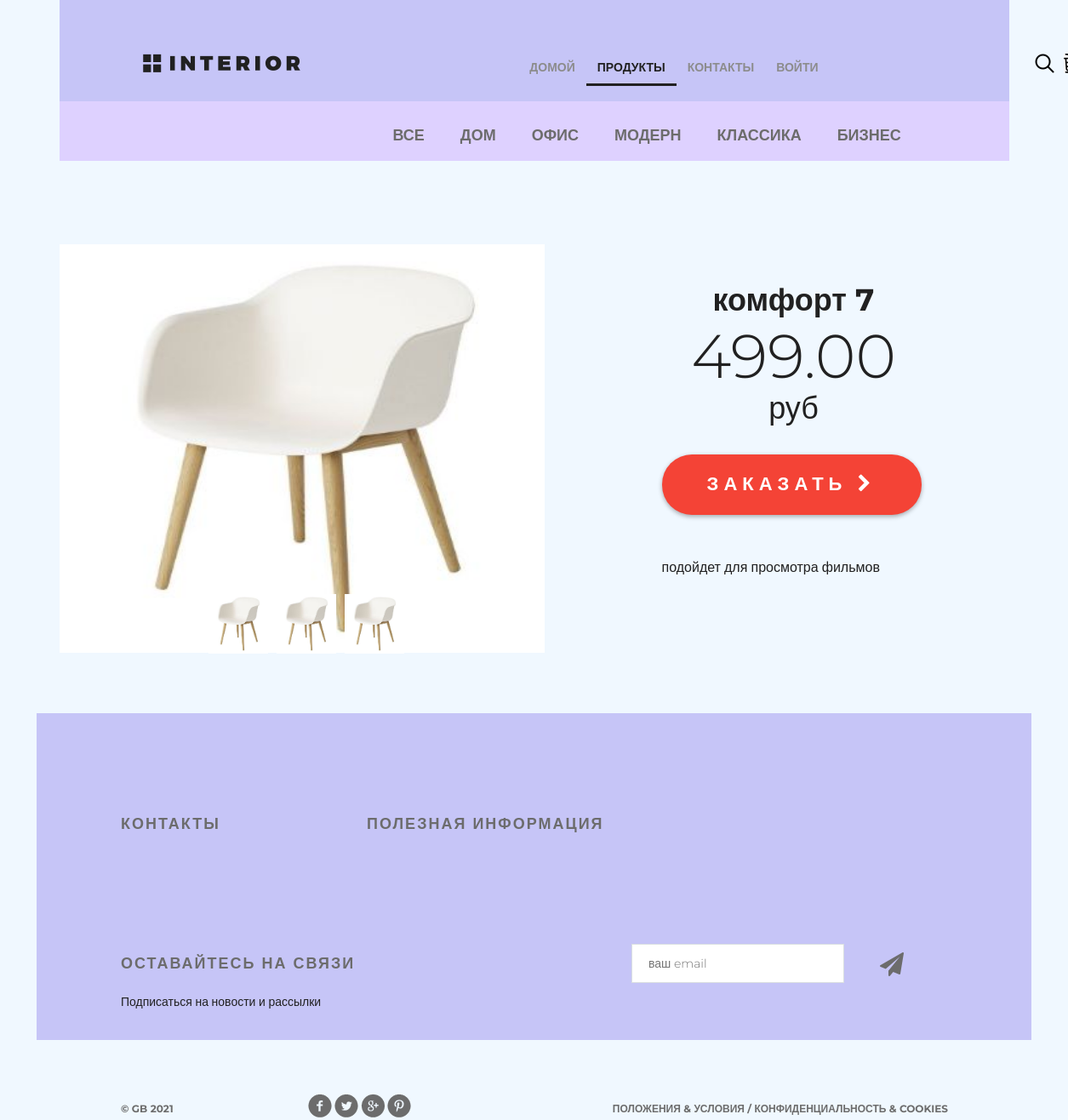
The app's page /products/product/7/ with its own data.
### pagesapp/models.py (models this page shows, shortened)
class ProductCategory(models.Model):
    name = models.CharField(verbose_name="имя", max_length=64, unique=True)
    description = models.TextField(verbose_name="описание", blank=True)
    is_active = models.BooleanField(verbose_name="категория активна", default=True)

class Product(models.Model):
    category = models.ForeignKey(ProductCategory, on_delete=models.CASCADE)
    name = models.CharField(verbose_name="имя продукта", max_length=128)
    image = models.ImageField(upload_to="products_images", blank=True)
    short_desc = models.CharField(verbose_name="краткое описание продукта", max_length=60, blank=True)
    description = models.TextField(verbose_name="описание продукта", blank=True)
    price = models.DecimalField(verbose_name="цена продукта", max_digits=8, decimal_places=2, default=0)
    quantity = models.PositiveIntegerField(verbose_name="количество на складе", default=0)
    is_active = models.BooleanField(verbose_name="продукт активен", default=True)

### pagesapp/views.py (the view)
# urls.py: path("product/<int:pk>/", pagesapp.product, name="product"),
def product(request, pk):
    title = "продукты"
    content = {
        "title": title,
        "links_menu": ProductCategory.objects.filter(is_active=True),
        "product": get_object_or_404(Product, pk=pk),
        "media_url": settings.MEDIA_URL,
    }
    return render(request, "pagesapp/product.html", content)

### pagesapp/context_processors.py (called while the page is built)
def basket(request):
    print(f"context processor basket works")
    basket = []
    if request.user.is_authenticated:
        basket = Basket.objects.filter(user=request.user)
    return {"basket": basket}

### pagesapp/templates/pagesapp/product.html (shortened to what this page needs)
{% extends 'pagesapp/base.html' %}
{% load static %}
{% block menu %}
<div class="hero-white">
    <div class="header clearfix">
        {% include 'pagesapp/includes/menu.html' %}
    </div>
</div>
{% endblock %}
{% block content %}
<div class="details">
    <div class="links clearfix">
        {% include 'pagesapp/includes/categories_menu.html' %}
    </div>
    <div class="details-products">
        <div class="details-slider">
            <div class="slider-product">
                <img src="{{ media_url }}{{ product.image }}" alt="{{ product.short_desc }}">
            </div>
            <div class="slider-control">
                <div class="block">
                    <a href="#"><img src="{{ media_url }}{{ product.image }}" alt="вариант 1">
                    </a>
                </div>
                <div class="block">
                    <a href="#"><img src="{{ media_url }}{{ product.image }}" alt="вариант 2">
                    </a>
                </div>
                <div class="block">
                    <a href="#"><img src="{{ media_url }}{{ product.image }}" alt="вариант 3">
                    </a>
                </div>
            </div>
        </div>
        <div class="description">
            <h3 class="big-bold">{{ product.name }}</h3>
            <br>
            <p class="price"> {{ product.price }} <span>руб</span></p>
            <a href="{% url 'basket:add' product.pk %}" class="red-button">
                заказать
                <i class="fa fa-chevron-right" aria-hidden="true"></i>
            </a>
            <div class="description-text">
                {{ product.description }}
            </div>
        </div>
    </div>
</div>
<div class="clr"></div>
{% endblock content %}

### pagesapp/templates/pagesapp/includes/categories_menu.html
<ul class="links-menu">
    <li>
        <a href="{% url 'products:category' pk=0 %}"
            class="{% if request.resolver_match.kwargs.pk == 0 %}active{% endif %}">
            все
        </a>
    </li>
    {% for link in links_menu %}
    <li>
        <a href="{% url 'products:category' link.pk %}"
            class="{% if request.resolver_match.kwargs.pk == link.pk %}active{% endif %}">
            {{ link.name }}
        </a>
    </li>
    {% endfor %}
</ul>

### static/css/style.css (style rules this page uses)
* { margin: 0; padding: 0; }
body { font-family: 'Montserrat', sans-serif; }
html, body { height: 100%; background-color: aliceblue; }
.slider-control .block a img { width: 70px; }
.clr { height: 384px; }
.clearfix:after { content: ""; display: block; clear: both; }
.big-bold { color: #212121; font-size: 36px; font-weight: 700; text-align: left; margin-bottom: 24px; line-height: 36px; }
.hero-white { background-color: #c6c5f7; height: 119px; padding-left: 98px; padding-right: 211px; position: relative; }
.links { height: 70px; background-color: #ded1ff; position: relative; padding-left: 360px; }
.links-menu { margin: 27px auto 0px; position: absolute; }
.links-menu li { float: left; list-style-type: none; padding-right: 42px; }
.links-menu li a { text-decoration: none; color: #6c6c6c; font-size: 18px; font-weight: 700; text-transform: uppercase; }
.details-products { padding-right: 98px; margin-top: 98px; height: 551px; }
.details-slider { width: 570px; float: left; margin-right: 30px; }
.slider-product { width: 570px; height: 400px; }
.slider-product img { width: 100%; height: 120%; }
.slider-control { width: 420px; height: 70px; margin: 11px auto 0px; padding-left: 100px }
.slider-control .block { height: 70px; width: 70px; position: relative; float: left; margin-right: 10px; }
.description { width: 310px; float: right; }
.description .big-bold { color: #212121; font-size: 36px; font-weight: 700; text-align: center; margin-top: 47px; margin-bottom: 0px; }
.description .price { color: #212121; font-size: 72px; font-weight: 300; line-height: 48px; text-align: center; }
.description .price span { color: #212121; font-size: 36px; font-weight: 300; line-height: 48px; text-align: center; }
.red-button { display: block; height: 71px; width: 305px; border-radius: 35px; background-color: #f44336; text-align: center; text-transform: uppercase; text-decoration: none; color: #ffffff; font-size: 22px; font-weight: 700; line-height: 24px; box-shadow: 0px 2px 4.85px 0.15px rgba(33, 33, 33, 0.35); line-height: 70px; letter-spacing: 6px; margin-top: 31px; }
.description-text { margin-top: 50px; color: #212121; font-size: 16px; font-weight: 300; line-height: 24px; text-align: left; }

### records on screen
ProductCategory: name "ДОМ"
ProductCategory: name "ОФИС"
ProductCategory: name "МОДЕРН"
ProductCategory: name "КЛАССИКА"
ProductCategory: name "БИЗНЕС"
Product: image (picture), name "комфорт 7", price "499.00", description "подойдет для просмотра фильмов"
